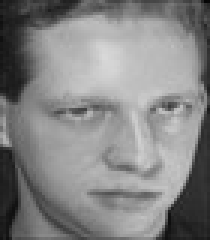
#> input picture data1/1/10_1.jpg, 70 x 80 px, found by its file name (shown 3 times larger); its folder holds 3 pictures in this run
$ jupyter execute --allow-errors EigenFaces1.ipynb
#> lines starting #> are read from the running program, lines starting #| are printed output that depends on the picture; pictures that were not available may be replaced by others from this repository, and a replacement may not be noted
[cell 1]
import numpy as np
import matplotlib.pyplot as plt
import cv2 as cv
import os
from PIL import Image
from sklearn.model_selection import train_test_split
from sklearn.preprocessing import normalize

[cell 2]
def load_dataset(data_folder):
#> called with data_folder = 'C:\\Users\\hj191\\Downloads\\data\\data1'
    images = []
    labels = []
    for subject_id in range(1, 11):
        subject_folder = os.path.join(data_folder, str(subject_id))
        for img_name in os.listdir(subject_folder):
            img_path = os.path.join(subject_folder, img_name)
            img = Image.open(img_path)
#> img is the input picture: PIL image 70x80 L; min 5, max 216, mean 132
            img_np = np.array(img)
            print(img_np.shape)
#| (80, 70)
            images.append(img_np.flatten())
            labels.append(subject_id)
    return np.array(images), np.array(labels)

[cell 3]
def PCA(trn_I, trn_lbl):
    trn_I = trn_I.T  # (5600,16)
    mean = np.mean(trn_I, axis = 1) # along row, or axis 1
    print(mean.shape)
    mean = mean.reshape(mean.shape[0], 1)
    print(mean.shape)

    print(trn_I)
    # broadcasting
    trn_I = trn_I - mean
    print(trn_I)

    cov = np.matmul(trn_I.T, trn_I) # (16,16)
    print(cov.shape)
    ev,EV_pseudo = np.linalg.eig(cov)
    EV = np.matmul(trn_I, EV_pseudo)  #(5600, 16)
    print(EV.shape)

    fig, axes = plt.subplots(10,1, figsize=(50, 50))  # top ten
    for i in range(10):  # 16 0->15
        temp = EV[:,i].reshape(80,70)
        axes[i].imshow(temp)
    # normalize the eigvctrs
    EV = normalize(EV, norm="l2", axis=1)
    print(EV.shape)

    print(ev)
    print(ev.shape)
    idx = np.argsort(ev)
    idx = np.flip(idx) #inc-->dec
    ev = ev[idx]
    print(ev.shape)
    EV = EV[:, idx]
    print(EV.shape)
    return ev, EV, mean

[cell 4]
imgs, lbls = load_dataset('C:\\Users\\hj191\\Downloads\\data\\data1')

# split
trn_I, tst_I, trn_lbl, tst_lbl = train_test_split(imgs, lbls, test_size = 0.5, random_state = 0)
trn_I.shape
#> Out = (6, 5600)

[cell 5]
# 80 * 70

#> (a cell that did not finish here is left out)

#| (5600,)
#| (5600, 1)
#| (6, 6)
#| (5600, 6)
#> the loop in PCA, `for i in range(10):` made 7 passes
#> pass 1, in PCA, `temp = EV[:,i].reshape(80,70)`:
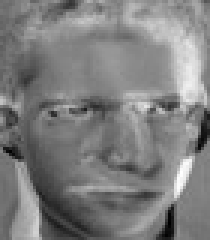
#> temp: shape (80, 70) float64 (shown 3 times larger); min -134.2, max 143.3, mean 4.1; drawn with min black and max white
#> pass 2, in PCA, `temp = EV[:,i].reshape(80,70)`:
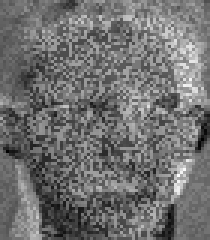
#> temp: shape (80, 70) float64 (shown 3 times larger); min -6.75e-14, max 8.88e-14, mean 1.54e-15; drawn with min black and max white
#> pass 3, in PCA, `temp = EV[:,i].reshape(80,70)`:
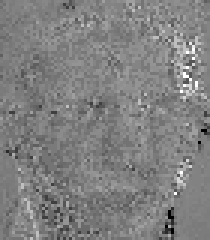
#> temp: shape (80, 70) float64 (shown 3 times larger); min -5.33e-15, max 5.33e-15, mean 5.52e-17; drawn with min black and max white

#> (a cell that did not finish here is left out)

#> (a cell that did not finish here is left out)

#> (a cell that did not finish here is left out)

[cell 10]
print(len(trn_I[:,0]))
print(len(tst_I[:,0]))
print(len(tst_lbl))
for i in range(len(tst_I[:,0])):
    print(i)

[cell 11]
tst_I.shape
#> Out = (6, 5600)
